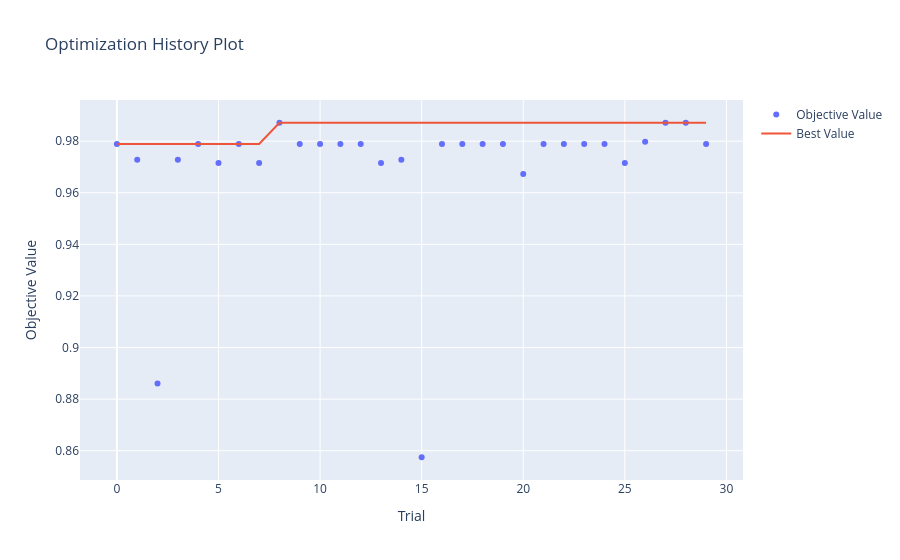

The notebook cell saved with this chart:
### Code cell
plot_optimization_history(study_log)

### Figure 1 — Plotly figure (JSON) as saved in the notebook; plotly's stock layout.template omitted (floating-point values rounded to 4 significant figures)
{"data": [{"mode": "markers", "name": "Objective Value", "type": "scatter", "x": [0, 1, 2, 3, 4, 5, 6, 7, 8, 9, 10, 11, 12, 13, 14, 15, 16, 17, 18, 19, 20, 21, 22, 23, 24, 25, 26, 27, 28, 29], "y": [0.9789, 0.9728, 0.886, 0.9728, 0.9789, 0.9715, 0.9789, 0.9715, 0.9871, 0.9789, 0.9789, 0.9789, 0.9789, 0.9715, 0.9728, 0.8575, 0.9789, 0.9789, 0.9789, 0.9789, 0.9673, 0.9789, 0.9789, 0.9789, 0.9789, 0.9715, 0.9798, 0.9871, 0.9871, 0.9789]}, {"mode": "lines", "name": "Best Value", "type": "scatter", "x": [0, 1, 2, 3, 4, 5, 6, 7, 8, 9, 10, 11, 12, 13, 14, 15, 16, 17, 18, 19, 20, 21, 22, 23, 24, 25, 26, 27, 28, 29], "y": [0.9789, 0.9789, 0.9789, 0.9789, 0.9789, 0.9789, 0.9789, 0.9789, 0.9871, 0.9871, 0.9871, 0.9871, 0.9871, 0.9871, 0.9871, 0.9871, 0.9871, 0.9871, 0.9871, 0.9871, 0.9871, 0.9871, 0.9871, 0.9871, 0.9871, 0.9871, 0.9871, 0.9871, 0.9871, 0.9871]}, {"marker": {"color": "#cccccc"}, "mode": "markers", "name": "Infeasible Trial", "showlegend": false, "type": "scatter", "x": [], "y": []}], "layout": {"title": {"text": "Optimization History Plot"}, "xaxis": {"title": {"text": "Trial"}}, "yaxis": {"title": {"text": "Objective Value"}}}}
